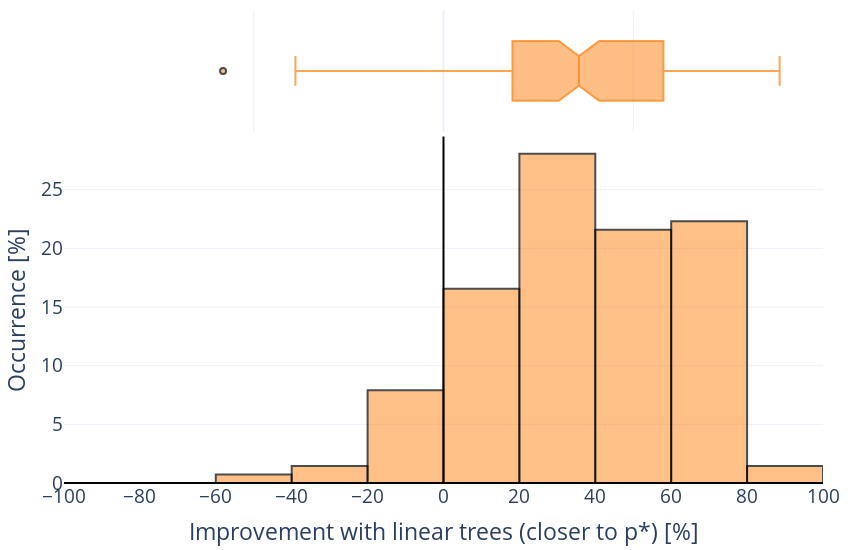

The cell this chart's notebook holds for it:
### Code cell
# Plot Score
graph = pd.DataFrame(scores)
graph.drop(columns="member_id", inplace=True)
print(f"Mean value {round(graph.score.mean(), 2)} %")


_fig = px.histogram(graph[graph.score > -100], histnorm="percent", nbins=10, marginal="box")
_fig.update_traces(marker_opacity=0.7, marker_line_color="black", marker_line_width=2,
                   marker_color="rgba(255, 127, 14, 0.7)")

_fig.update_layout(
    layout, yaxis_title="Occurrence [%]",
    height=550,
    width=850,
    xaxis_title="Improvement with linear trees (closer to p*) [%]",
    xaxis_range=[-100, 100],
    xaxis_dtick=20)
_fig.show()

### Figure 1 — Plotly figure (JSON) as saved in the notebook; plotly's stock layout.template omitted (floating-point values rounded to 4 significant figures; data arrays with more than 128 entries replaced by an {"elided": "..."} marker saying what was removed)
{"data": [{"alignmentgroup": "True", "bingroup": "x", "histnorm": "percent", "hovertemplate": "variable=score<br>value=%{x}<br>percent=%{y}<extra></extra>", "legendgroup": "score", "marker": {"color": "rgba(255, 127, 14, 0.7)", "line": {"color": "black", "width": 2}, "opacity": 0.7, "pattern": {"shape": ""}}, "name": "score", "nbinsx": 10, "offsetgroup": "score", "orientation": "v", "showlegend": true, "type": "histogram", "x": {"elided": "139 float values"}, "xaxis": "x", "yaxis": "y"}, {"alignmentgroup": "True", "hovertemplate": "variable=score<br>value=%{x}<extra></extra>", "legendgroup": "score", "marker": {"color": "rgba(255, 127, 14, 0.7)", "line": {"color": "black", "width": 2}, "opacity": 0.7}, "name": "score", "notched": true, "offsetgroup": "score", "showlegend": false, "type": "box", "x": {"elided": "139 float values"}, "xaxis": "x2", "yaxis": "y2"}], "layout": {"barmode": "relative", "font": {"size": 19}, "height": 550, "legend": {"title": {"text": "variable"}, "tracegroupgap": 0}, "margin": {"b": 10, "l": 10, "r": 10, "t": 10}, "showlegend": false, "width": 850, "xaxis": {"anchor": "y", "domain": [0, 1], "dtick": 20, "range": [-100, 100], "title": {"text": "Improvement with linear trees (closer to p*) [%]"}, "type": "linear", "zerolinecolor": "black", "zerolinewidth": 2}, "xaxis2": {"anchor": "y2", "domain": [0, 1], "matches": "x", "showgrid": true, "showticklabels": false, "type": "linear"}, "yaxis": {"anchor": "x", "autorange": true, "domain": [0, 0.7326], "range": [0, 29.53], "title": {"text": "Occurrence [%]"}, "zerolinecolor": "black", "zerolinewidth": 2}, "yaxis2": {"anchor": "x2", "autorange": true, "domain": [0.7426, 1], "matches": "y2", "range": [-0.5, 0.5], "showgrid": false, "showline": false, "showticklabels": false, "ticks": "", "type": "category"}}}
